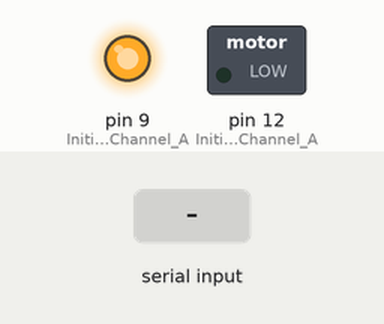
Recording of a sketch running on a simulated Arduino Uno, built with avr-gcc and run on an emulated ATmega328P. Shown: switched loads named in the sketch (green lamp = pin HIGH), output pins drawn as LEDs (lit = HIGH). The test bench sets the inputs (shaded band). What the sketch prints to the serial monitor is not drawn.

Above: at 1.2 s.
1.3 s: "1" received over Serial
Timing chart, 0 to 4.3 s (numbered marks = the images above; inputs shaded):
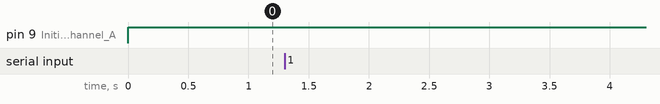

The sketch:

pieThrow.ino
```cpp
//
#include <SoftwareSerial.h>
#include <SerialCommand.h>


SerialCommand comm;

void setup() {

  //Setup Channel A
  Serial.begin(9600);
  pinMode(12, OUTPUT); //Initiates Motor Channel A pin
  pinMode(9, OUTPUT); //Initiates Brake Channel A pin
  comm.addCommand("MOVE",throwPie);
  comm.addDefaultHandler(unrecognized);

}

void freeze(){
    digitalWrite(9, HIGH);
}

void loop(){

  //forward @ full speed
  freeze();
  // Serial.print("\ntest\n");
  //throwPie();
  if (Serial.available() > 0) {

    comm.readSerial();
    Serial.println("I received ");

  }


}

void throwPie(){
    Serial.print("PIE");
    digitalWrite(12, HIGH); //Establishes forward direction of Channel A
    digitalWrite(9, LOW);   //Disengage the Brake for Channel A
    analogWrite(3, 255);   //Spins the motor on Channel A at full speed

    delay(200);
    digitalWrite(9, HIGH);

    //delay(7000);
}

void unrecognized() {
    Serial.println("Command not recognized.");
}
```

SerialCommand.h
```cpp
// (licence header left out)
#ifndef SerialCommand_h
#define SerialCommand_h

#if defined(ARDUINO) && ARDUINO >= 100
#include "Arduino.h"
#else
#include "WProgram.h"
#endif

// If you want to use SerialCommand with the hardware serial port only, and want to disable
// SoftwareSerial support, and thus don't have to use "#include <SoftwareSerial.h>" in your
// sketches, then uncomment this define for SERIALCOMMAND_HARDWAREONLY, and comment out the
// corresponding #undef line.
//
// You don't have to use SoftwareSerial features if this is not defined, you can still only use
// the Hardware serial port, just that this way lets you get out of having to include
// the SoftwareSerial.h header.
//#define SERIALCOMMAND_HARDWAREONLY 1
#undef SERIALCOMMAND_HARDWAREONLY

#ifdef SERIALCOMMAND_HARDWAREONLY
#warning "Warning: Building SerialCommand without SoftwareSerial Support"
#endif

#ifndef SERIALCOMMAND_HARDWAREONLY
#include <SoftwareSerial.h>
#endif

#include <string.h>


#define SERIALCOMMANDBUFFER 16
#define MAXSERIALCOMMANDS	10
#define MAXDELIMETER 2

#define SERIALCOMMANDDEBUG 1
#undef SERIALCOMMANDDEBUG      // Comment this out to run the library in debug mode (verbose messages)

class SerialCommand
{
	public:
		SerialCommand();      // Constructor
		#ifndef SERIALCOMMAND_HARDWAREONLY
		SerialCommand(SoftwareSerial &SoftSer);  // Constructor for using SoftwareSerial objects
		#endif

		void clearBuffer();   // Sets the command buffer to all '\0' (nulls)
		char *next();         // returns pointer to next token found in command buffer (for getting arguments to commands)
		void readSerial();    // Main entry point.
		void addCommand(const char *, void(*)());   // Add commands to processing dictionary
		void addDefaultHandler(void (*function)());    // A handler to call when no valid command received.

	private:
		char inChar;          // A character read from the serial stream
		char buffer[SERIALCOMMANDBUFFER];   // Buffer of stored characters while waiting for terminator character
		int  bufPos;                        // Current position in the buffer
		char delim[MAXDELIMETER];           // null-terminated list of character to be used as delimeters for tokenizing (default " ")
		char term;                          // Character that signals end of command (default '\r')
		char *token;                        // Returned token from the command buffer as returned by strtok_r
		char *last;                         // State variable used by strtok_r during processing
		typedef struct _callback {
			char command[SERIALCOMMANDBUFFER];
			void (*function)();
		} SerialCommandCallback;            // Data structure to hold Command/Handler function key-value pairs
		int numCommand;
		SerialCommandCallback CommandList[MAXSERIALCOMMANDS];   // Actual definition for command/handler array
		void (*defaultHandler)();           // Pointer to the default handler function
		int usingSoftwareSerial;            // Used as boolean to see if we're using SoftwareSerial object or not
		#ifndef SERIALCOMMAND_HARDWAREONLY
		SoftwareSerial *SoftSerial;         // Pointer to a user-created SoftwareSerial object
		#endif
};

#endif //SerialCommand_h
```

Measured:
- after the input at 1.3 s, every drawn part: stays the same
